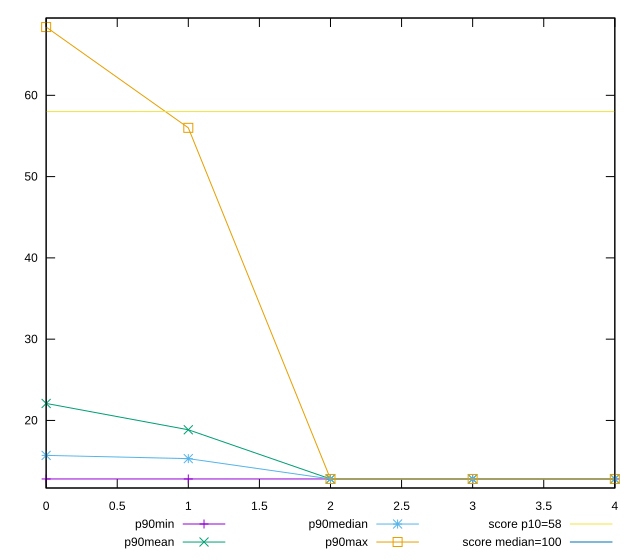

Reproduce this figure in gnuplot.
reset

$p90Min <<EOF
0 12.8
1 12.8
2 12.8
3 12.8
4 12.8
EOF

$p90Mean <<EOF
0 22.090070921985788
1 18.85049645390068
2 12.799999999999976
3 12.799999999999976
4 12.799999999999976
EOF

$p90Median <<EOF
0 15.69999999999991
1 15.300000000000093
2 12.8
3 12.8
4 12.8
EOF

$p90Max <<EOF
0 68.4
1 56
2 12.8
3 12.8
4 12.8
EOF

set key outside below
set xrange [0:4]
set yrange [11.687999999999976:69.512]
set trange [11.687999999999976:69.512]
set terminal svg size 640, 560 enhanced background rgb 'white'
set output "report_00023_2021-02-20T12:14:57.249Z/estimated-input-latency/progression/value.svg"

plot $p90Min title "p90min" with linespoints, \
     $p90Mean title "p90mean" with linespoints, \
     $p90Median title "p90median" with linespoints, \
     $p90Max title "p90max" with linespoints, \
     58 title "score p10=58", \
     100 title "score median=100"

reset
